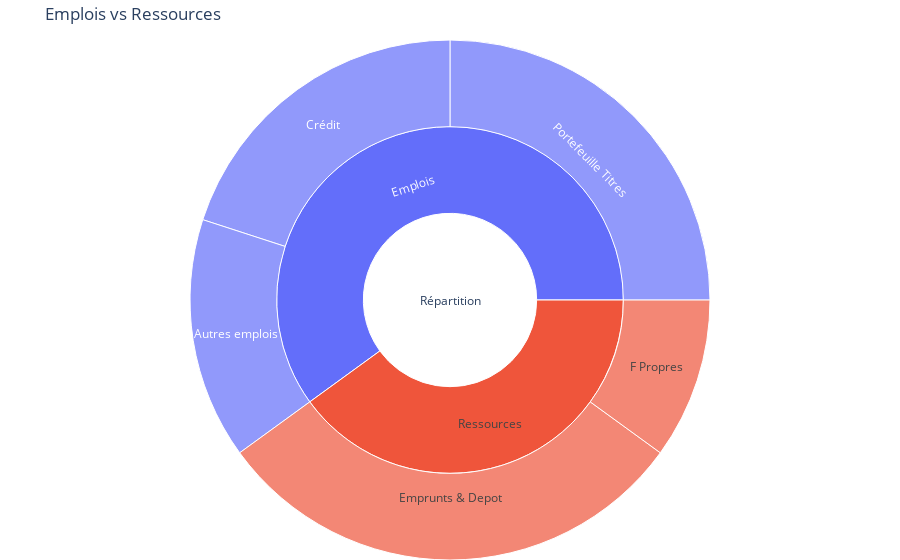

Here is the notebook cell this chart was saved with:
### Code cell
labels = [
    "Répartition",
    "Emplois", "Ressources",
    "Crédit", "Portefeuille Titres", "Autres emplois",
    "F Propres", "Emprunts & Depot" 
]

parents = [
    "",          # Total
    "Répartition", "Répartition",
    "Emplois", "Emplois", "Emplois",
    "Ressources", "Ressources" 
]

values = [
    100,         # Total
    60, 40,      # Partie A / Partie B
    20, 25, 15,  # A1 / A2 / A3
    10, 30   # B1 / B2 / B3
]
s_val = [100, 
         45, 55, 
         30, 20, 5, 
         11, 34]

fig = go.Figure(
    go.Sunburst(
        labels=labels,
        parents=parents,
        values=values,
        branchvalues="total",
        hoverinfo="label+value+percent parent"
    )
)

fig.update_layout(
    title="Emplois vs Ressources",
    margin=dict(t=40, l=0, r=0, b=0)
)

fig.show()

### Figure 1 — Plotly figure (JSON) as saved in the notebook; plotly's stock layout.template omitted (floating-point values rounded to 4 significant figures)
{"data": [{"branchvalues": "total", "hoverinfo": "label+value+percent parent", "labels": ["Répartition", "Emplois", "Ressources", "Crédit", "Portefeuille Titres", "Autres emplois", "F Propres", "Emprunts & Depot"], "parents": ["", "Répartition", "Répartition", "Emplois", "Emplois", "Emplois", "Ressources", "Ressources"], "type": "sunburst", "values": [100, 60, 40, 20, 25, 15, 10, 30]}], "layout": {"margin": {"b": 0, "l": 0, "r": 0, "t": 40}, "title": {"text": "Emplois vs Ressources"}}}
